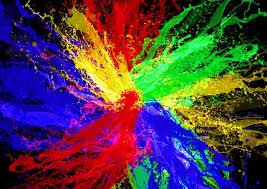
#> input picture semester 2/image processing task/task 1/images.jpeg, 267 x 189 px, found by its file name
$ jupyter execute Mohamed_Amr_Mohamed_section_4.ipynb
#> lines starting #> are read from the running program, lines starting #| are printed output that depends on the picture
[cell 1]
import cv2
import numpy as np
import matplotlib.pyplot as plt

[cell 2]
image = cv2.imread('/content/images.jpeg')
#> image is the input picture: shape (189, 267, 3); mean B, G, R 70.8, 62.1, 80.9
image_rgb = cv2.cvtColor(image, cv2.COLOR_BGR2RGB)

[cell 3]
def plot_histogram(image, title='Histogram'):
#> called with title = 'Original Histogram'
    plt.figure()
    plt.title(title)
    plt.xlabel('Pixel Intensity')
    plt.ylabel('Frequency')
    for i, color in enumerate(['Red', 'Green', 'Blue']):
        color_hist = cv2.calcHist([image], [i], None, [256], [0, 256])
        plt.plot(color_hist, color=color.lower())
    plt.xlim([0, 256])
    plt.show()
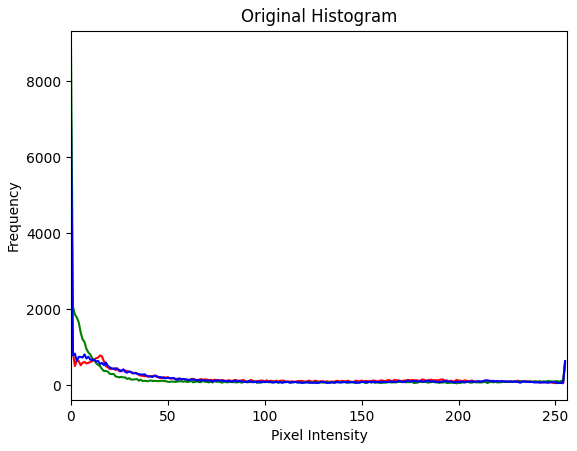
#> figure drawn by matplotlib, 1 panel; curve peaks at x = 0, y = 4217; curve peaks at x = 0, y = 8895; curve peaks at x = 0, y = 7010

[cell 4]
plt.imshow(image_rgb)
plt.title('Original Image')
plt.axis('off')
plt.show()

plot_histogram(image_rgb, title="Original Histogram")

[cell 5]
def negative_transformation(image):
    return 255 - image
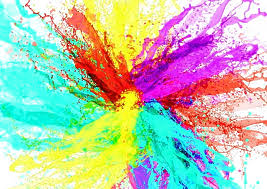
#> returned value: shape (189, 267, 3); mean of channels 0, 1, 2 174.1, 192.9, 184.2; drawn as B, G, R

[cell 6]
def log_transformation(image):
    # Ensure the image values are in the range 0-255 before applying log
    c = 255 / np.log(1 + np.max(image))
#> c = 45.99
    log_img = c * (np.log(1 + image))
#> log_img: shape (189, 267, 3) float16; 1.2% of the values are NaN or infinite; the others: min 0, max 255, mean 146.8
    return np.array(log_img, dtype=np.uint8)
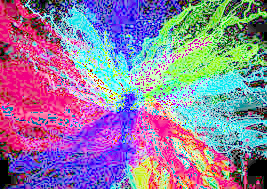
#> returned value: shape (189, 267, 3); mean of channels 0, 1, 2 161.6, 126.1, 146.1; drawn as B, G, R

[cell 7]
def power_law_transformation(image, gamma=0.5):
#> called with gamma = 0.5
    c = 255 / np.max(image) ** gamma
#> c = 15.97
    power_img = c * (image ** gamma)
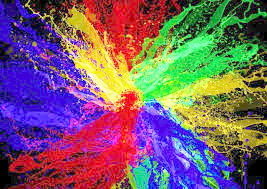
#> power_img: shape (189, 267, 3) float64; mean R, G, B 121.3, 93.6, 108.2
    return np.array(power_img, dtype=np.uint8)
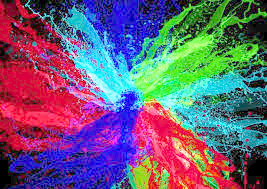
#> returned value: shape (189, 267, 3); mean of channels 0, 1, 2 120.7, 93.2, 107.7; drawn as B, G, R

[cell 8]
negative_image = negative_transformation(image_rgb)
log_image = log_transformation(image_rgb)
power_image = power_law_transformation(image_rgb, gamma=0.5)

[cell 9]
plt.imshow(negative_image)
plt.title('Negative Image')
plt.axis('off')
plt.show()
plot_histogram(negative_image, title="Negative Histogram")
#> call 2 of plot_histogram, with title = 'Negative Histogram'
#> in plot_histogram (call 2), `plt.show()`:
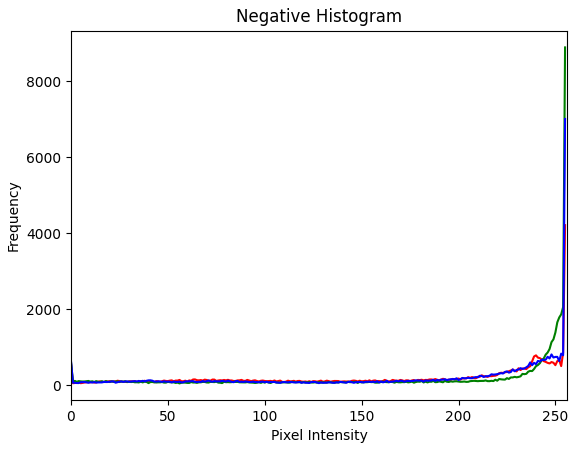
#> figure drawn by matplotlib, 1 panel; curve peaks at x = 255, y = 4217; curve peaks at x = 255, y = 8895; curve peaks at x = 255, y = 7010

[cell 10]
plt.imshow(log_image)
plt.title('Log Image')
plt.axis('off')
plt.show()
plot_histogram(log_image, title="Log Histogram")
#> call 3 of plot_histogram, with title = 'Log Histogram'
#> in plot_histogram (call 3), `plt.show()`:
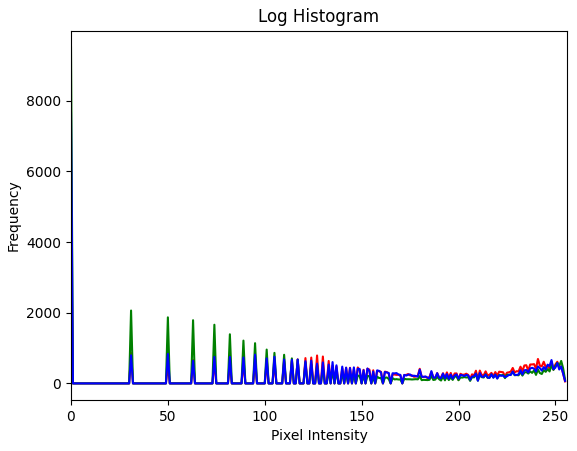
#> figure drawn by matplotlib, 1 panel; curve peaks at x = 0, y = 4787; curve peaks at x = 0, y = 9508; curve peaks at x = 0, y = 7649

[cell 11]
plt.imshow(power_image)
plt.title('Power Law Image')
plt.axis('off')
plt.show()
plot_histogram(power_image, title="Power Law Histogram")
#> call 4 of plot_histogram, with title = 'Power Law Histogram'
#> in plot_histogram (call 4), `plt.show()`:
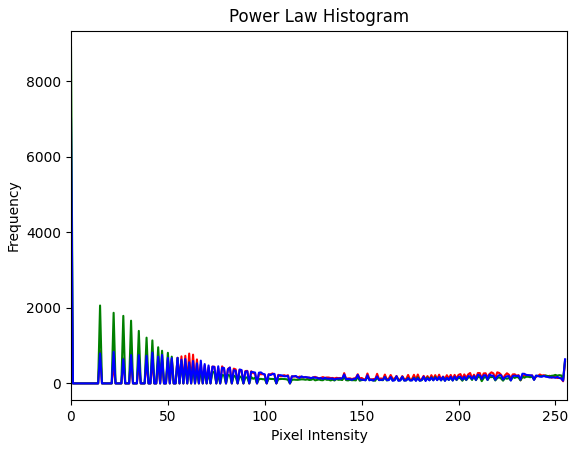
#> figure drawn by matplotlib, 1 panel; curve peaks at x = 0, y = 4217; curve peaks at x = 0, y = 8895; curve peaks at x = 0, y = 7010
